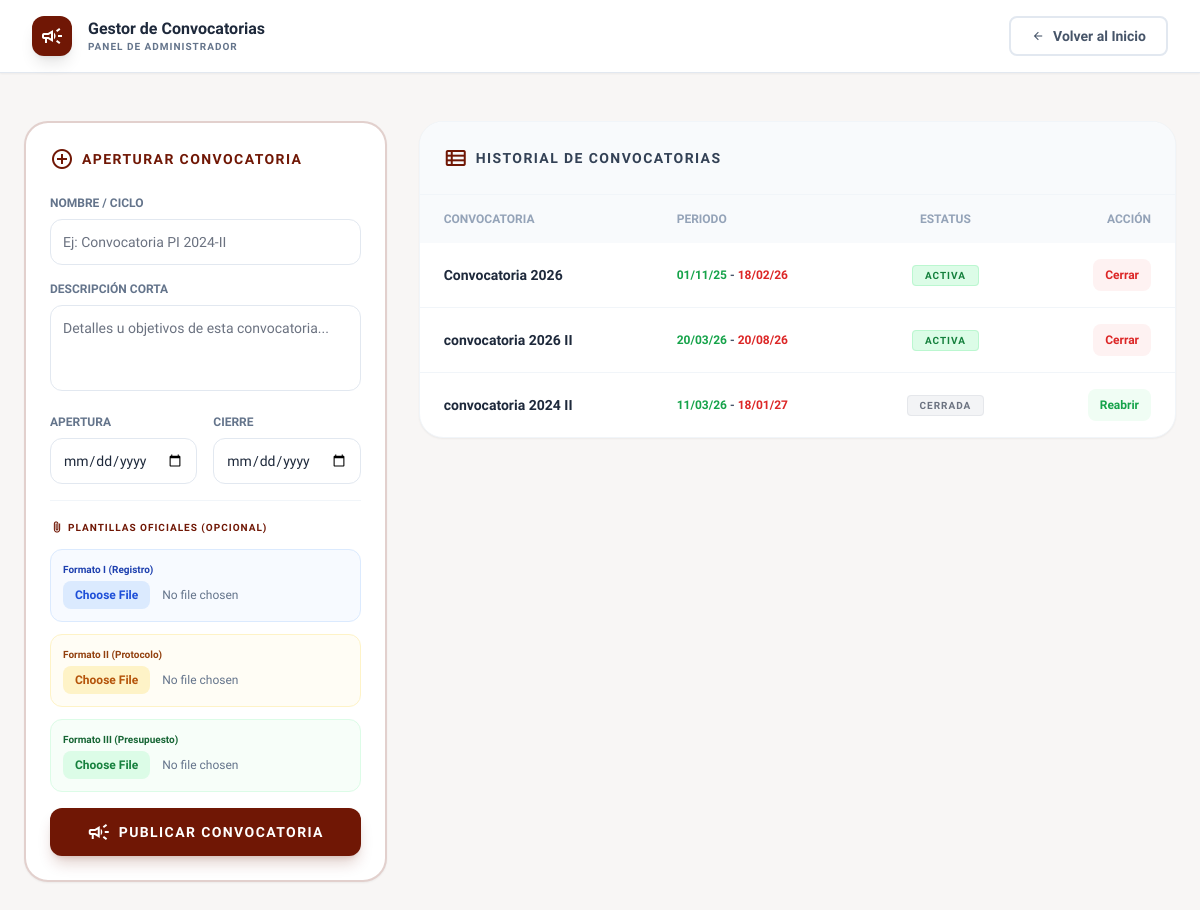
Page /frontend/admin-convocatorias.php (signed in) on the committed database.
### tables this page shows
CREATE TABLE `convocatorias` (
  `id` int NOT NULL AUTO_INCREMENT,
  `titulo` varchar(255) NOT NULL,
  `descripcion` text,
  `fecha_apertura` date DEFAULT NULL,
  `fecha_cierre` date DEFAULT NULL,
  `estatus` varchar(50) DEFAULT 'Abierta',
  `fecha_creacion` timestamp NULL DEFAULT CURRENT_TIMESTAMP,
  `ruta_plantilla1` varchar(255) DEFAULT NULL,
  `ruta_plantilla2` varchar(255) DEFAULT NULL,
  `ruta_plantilla3` varchar(255) DEFAULT NULL,
  PRIMARY KEY (`id`)
);

### frontend/admin-convocatorias.php (the view, shortened to what this page needs)
<?php
require_once 'conexion.php';
$query_convocatorias = "SELECT * FROM convocatorias ORDER BY id DESC";
$resultado_convocatorias = mysqli_query($conexion, $query_convocatorias);
?>
<!DOCTYPE html>
<html lang="es">
<head>
    <script src="https://cdn.tailwindcss.com?plugins=forms"></script>
    <script id="tailwind-config">
        tailwind.config = {
            darkMode: "class",
            theme: {
                extend: {
                    colors: { "primary": "#701705", "background-light": "#f8f6f5" },
                    fontFamily: { "display": ["Lexend", "sans-serif"] },
                },
            },
        }
    </script>
</head>
<body class="bg-background-light font-display text-slate-800 pb-20">
    <header class="bg-white border-b border-slate-200 px-8 py-4 flex items-center justify-between sticky top-0 z-50 shadow-sm">
        <div class="flex items-center gap-4">
            <div class="size-10 bg-primary text-white flex items-center justify-center rounded-xl shadow-lg">
                <span class="material-symbols-outlined">campaign</span>
            </div>
            <div>
                <h2 class="font-bold text-slate-800 leading-tight">Gestor de Convocatorias</h2>
                <p class="text-[10px] font-black uppercase tracking-widest text-slate-500">Panel de Administrador</p>
            </div>
        </div>
        <div class="flex gap-4">
            <a href="admin-dashboard.php" class="flex items-center gap-2 px-5 py-2 border-2 border-slate-200 text-slate-600 rounded-lg hover:bg-slate-50 transition-all font-bold text-sm">
                <span class="material-symbols-outlined text-sm">arrow_back</span> Volver al Inicio
            </a>
        </div>
    </header>
    <main class="max-w-7xl mx-auto px-6 py-12">
        <div class="grid grid-cols-1 lg:grid-cols-3 gap-8 items-start">
            <div class="bg-white p-6 rounded-3xl shadow-sm border-2 border-primary/20 sticky top-24">
                <h3 class="text-sm font-black text-primary uppercase tracking-widest mb-6 flex items-center gap-2">
                    <span class="material-symbols-outlined">add_circle</span> Aperturar Convocatoria
                </h3>
                <form method="POST" action="admin-convocatorias.php" enctype="multipart/form-data" class="space-y-4">
                    <div>
                        <label class="block text-xs font-bold text-slate-500 uppercase mb-2">Nombre / Ciclo</label>
                        <input type="text" name="titulo" required placeholder="Ej: Convocatoria PI 2024-II" class="w-full border-slate-200 rounded-xl focus:ring-primary focus:border-primary text-sm p-3">
                    </div>
                    <div>
                        <label class="block text-xs font-bold text-slate-500 uppercase mb-2">Descripción Corta</label>
                        <textarea name="descripcion" rows="3" placeholder="Detalles u objetivos de esta convocatoria..." class="w-full border-slate-200 rounded-xl focus:ring-primary focus:border-primary text-sm p-3 resize-none"></textarea>
                    </div>
                    <div class="grid grid-cols-2 gap-4">
                        <div>
                            <label class="block text-xs font-bold text-slate-500 uppercase mb-2">Apertura</label>
                            <input type="date" name="fecha_apertura" required class="w-full border-slate-200 rounded-xl focus:ring-primary focus:border-primary text-sm p-3">
                        </div>
                        <div>
                            <label class="block text-xs font-bold text-slate-500 uppercase mb-2">Cierre</label>
                            <input type="date" name="fecha_cierre" required class="w-full border-slate-200 rounded-xl focus:ring-primary focus:border-primary text-sm p-3">
                        </div>
                    </div>
                    <div class="pt-4 mt-4 border-t border-slate-100 space-y-3">
                        <label class="block text-[10px] font-black text-primary uppercase tracking-widest flex items-center gap-1">
                            <span class="material-symbols-outlined text-sm">attach_file</span> Plantillas Oficiales (Opcional)
                        </label>
                        <div class="bg-blue-50/50 p-3 rounded-xl border border-blue-100">
                            <p class="text-[10px] font-bold text-blue-800 mb-1">Formato I (Registro)</p>
                            <input type="file" name="plantilla1" accept=".pdf,.docx" class="w-full text-xs text-slate-500 file:mr-3 file:py-1.5 file:px-3 file:rounded-lg file:border-0 file:text-xs file:font-bold file:bg-blue-100 file:text-blue-700 hover:file:bg-blue-200 cursor-pointer">
                        </div>
                        <div class="bg-amber-50/50 p-3 rounded-xl border border-amber-100">
                            <p class="text-[10px] font-bold text-amber-800 mb-1">Formato II (Protocolo)</p>
                            <input type="file" name="plantilla2" accept=".pdf,.docx" class="w-full text-xs text-slate-500 file:mr-3 file:py-1.5 file:px-3 file:rounded-lg file:border-0 file:text-xs file:font-bold file:bg-amber-100 file:text-amber-700 hover:file:bg-amber-200 cursor-pointer">
                        </div>
                        <div class="bg-green-50/50 p-3 rounded-xl border border-green-100">
                            <p class="text-[10px] font-bold text-green-800 mb-1">Formato III (Presupuesto)</p>
                            <input type="file" name="plantilla3" accept=".pdf,.xlsx" class="w-full text-xs text-slate-500 file:mr-3 file:py-1.5 file:px-3 file:rounded-lg file:border-0 file:text-xs file:font-bold file:bg-green-100 file:text-green-700 hover:file:bg-green-200 cursor-pointer">
                        </div>
                    </div>
                    <button type="submit" name="crear_convocatoria" class="w-full mt-4 py-3 rounded-xl bg-primary text-white font-black hover:bg-black transition-all shadow-lg shadow-primary/20 uppercase tracking-widest text-sm flex justify-center items-center gap-2">
                        <span class="material-symbols-outlined">campaign</span> Publicar Convocatoria
                    </button>
                </form>
            </div>
            <div class="lg:col-span-2 space-y-6">
                <div class="bg-white rounded-3xl shadow-sm border border-slate-100 overflow-hidden">
                    <div class="p-6 border-b border-slate-100 bg-slate-50">
                        <h3 class="text-sm font-black text-slate-700 uppercase tracking-widest flex items-center gap-2">
                            <span class="material-symbols-outlined text-primary">view_list</span> Historial de Convocatorias
                        </h3>
                    </div>
                    <div class="overflow-x-auto">
                        <table class="w-full text-left text-sm text-slate-600">
                            <thead class="bg-slate-50 text-xs uppercase font-bold text-slate-400">
                                <tr>
                                    <th class="px-6 py-4">Convocatoria</th>
                                    <th class="px-6 py-4">Periodo</th>
                                    <th class="px-6 py-4 text-center">Estatus</th>
                                    <th class="px-6 py-4 text-right">Acción</th>
                                </tr>
                            </thead>
                            <tbody class="divide-y divide-slate-100">
                                <?php
                                if (mysqli_num_rows($resultado_convocatorias) > 0) {
                                    while($conv = mysqli_fetch_assoc($resultado_convocatorias)) {
                                        $es_abierta = ($conv['estatus'] == 'Abierta');
                                ?>
                                <tr class="hover:bg-slate-50 transition-colors">
                                    <td class="px-6 py-4">
                                        <p class="font-bold text-slate-800"><?php echo htmlspecialchars($conv['titulo']); ?></p>
                                    </td>
                                    <td class="px-6 py-4 text-xs font-semibold">
                                        <span class="text-green-600"><?php echo date('d/m/y', strtotime($conv['fecha_apertura'])); ?></span> -
                                        <span class="text-red-600"><?php echo date('d/m/y', strtotime($conv['fecha_cierre'])); ?></span>
                                    </td>
                                    <td class="px-6 py-4 text-center">
                                        <?php if($es_abierta): ?>
                                            <span class="px-3 py-1 bg-green-100 text-green-700 border border-green-200 rounded text-[10px] font-black uppercase tracking-widest">Activa</span>
                                        <?php else: ?>
                                            <span class="px-3 py-1 bg-gray-100 text-gray-500 border border-gray-200 rounded text-[10px] font-black uppercase tracking-widest">Cerrada</span>
                                        <?php endif; ?>
                                    </td>
                                    <td class="px-6 py-4 text-right">
                                        <?php if($es_abierta): ?>
                                            <a href="admin-convocatorias.php?cambiar_estatus=Cerrada&id=<?php echo $conv['id']; ?>" class="text-xs font-bold text-red-600 hover:text-red-800 bg-red-50 px-3 py-2 rounded-lg transition-colors inline-block">Cerrar</a>
                                        <?php else: ?>
                                            <a href="admin-convocatorias.php?cambiar_estatus=Abierta&id=<?php echo $conv['id']; ?>" class="text-xs font-bold text-green-600 hover:text-green-800 bg-green-50 px-3 py-2 rounded-lg transition-colors inline-block">Reabrir</a>
                                        <?php endif; ?>
                                    </td>
                                </tr>
                                <?php
                                    }
                                } else {
                                ?>
                                    <tr>
                                        <td colspan="4" class="px-6 py-8 text-center text-slate-400 italic">No hay convocatorias registradas aún. ¡Crea la primera!</td>
                                    </tr>
                                <?php } ?>
                            </tbody>
                        </table>
                    </div>
                </div>
            </div>
        </div>
    </main>
</body>
</html>

### rows in the picture
convocatorias: titulo "Convocatoria 2026", fecha_apertura "01/11/25", fecha_cierre "18/02/26", estatus "ACTIVA"
convocatorias: titulo "convocatoria 2026 II", fecha_apertura "20/03/26", fecha_cierre "20/08/26", estatus "ACTIVA"
convocatorias: titulo "convocatoria 2024 II", fecha_apertura "11/03/26", fecha_cierre "18/01/27", estatus "CERRADA"
